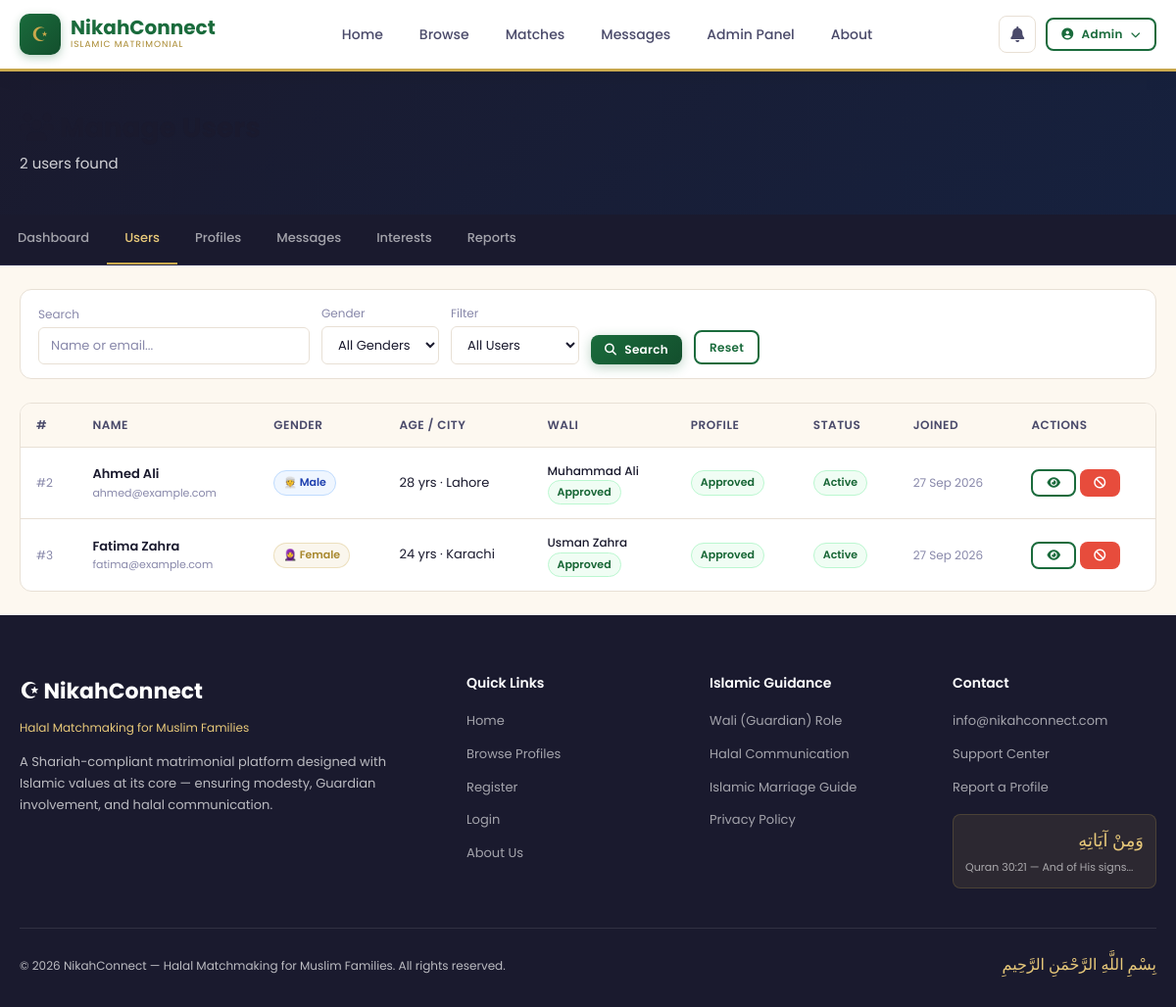
The page /admin/users.php (signed in) on the database its author committed.
### tables this page shows
CREATE TABLE IF NOT EXISTS users (
    id INT AUTO_INCREMENT PRIMARY KEY,
    full_name VARCHAR(100) NOT NULL,
    email VARCHAR(150) UNIQUE NOT NULL,
    password VARCHAR(255) NOT NULL,
    gender ENUM('male', 'female') NOT NULL,
    role ENUM('user', 'wali', 'parent', 'admin') DEFAULT 'user',
     
    child_id INT NULL,
    guardian_relation VARCHAR(50) NULL,
    is_verified TINYINT(1) DEFAULT 0,
    is_active TINYINT(1) DEFAULT 1,
    profile_complete TINYINT(1) DEFAULT 0,
    created_at TIMESTAMP DEFAULT CURRENT_TIMESTAMP,
    updated_at TIMESTAMP DEFAULT CURRENT_TIMESTAMP ON UPDATE CURRENT_TIMESTAMP
);

CREATE TABLE IF NOT EXISTS profiles (
    id INT AUTO_INCREMENT PRIMARY KEY,
    user_id INT UNIQUE NOT NULL,
    age INT,
    date_of_birth DATE,
    city VARCHAR(100),
    country VARCHAR(100) DEFAULT 'Pakistan',
    marital_status ENUM('never_married', 'divorced', 'widowed') DEFAULT 'never_married',
    education VARCHAR(150),
    occupation VARCHAR(150),
    monthly_income VARCHAR(100),
    height VARCHAR(20),
    complexion VARCHAR(50),
    sect VARCHAR(100),
    religiosity ENUM('practicing', 'moderate', 'learning') DEFAULT 'moderate',
    prayers_per_day ENUM('5_times', '3_times', '1_time', 'occasionally') DEFAULT '5_times',
    hijab_niqab VARCHAR(50),
    beard VARCHAR(50),
    languages VARCHAR(200),
    family_type ENUM('joint', 'nuclear') DEFAULT 'nuclear',
    about_me TEXT,
    about_family TEXT,
    photo VARCHAR(255),
    wali_approved TINYINT(1) DEFAULT 0,
    created_at TIMESTAMP DEFAULT CURRENT_TIMESTAMP,
    updated_at TIMESTAMP DEFAULT CURRENT_TIMESTAMP ON UPDATE CURRENT_TIMESTAMP,
    FOREIGN KEY (user_id) REFERENCES users(id) ON DELETE CASCADE
);

CREATE TABLE IF NOT EXISTS walis (
    id INT AUTO_INCREMENT PRIMARY KEY,
    user_id INT NOT NULL,
    wali_name VARCHAR(100) NOT NULL,
    wali_relation VARCHAR(50) NOT NULL,
    wali_phone VARCHAR(20),
    wali_email VARCHAR(150),
    wali_consent TINYINT(1) DEFAULT 0,
    consent_date TIMESTAMP NULL,
    notes TEXT,
    created_at TIMESTAMP DEFAULT CURRENT_TIMESTAMP,
    FOREIGN KEY (user_id) REFERENCES users(id) ON DELETE CASCADE
);

### includes/db.php (called while the page is built, shortened)
<?php
class Database {
    private static $instance = null;
    public $conn;
    private function __construct() {
        $this->conn = new mysqli(DB_HOST, DB_USER, DB_PASS, DB_NAME);
        $this->conn->set_charset('utf8mb4');
    }
    public static function getInstance() {
        if (!self::$instance) {
            self::$instance = new Database();
        }
        return self::$instance;
    }
    public function query($sql, $params = [], $types = '') {
        if (empty($params)) {
            return $this->conn->query($sql);
        }
        $stmt = $this->conn->prepare($sql);
        if (!empty($params)) {
            if (empty($types)) {
                $types = str_repeat('s', count($params));
            }
            $stmt->bind_param($types, ...$params);
        }
        $stmt->execute();
        return $stmt->get_result();
    }
    public function fetchOne($sql, $params = [], $types = '') {
        $result = $this->query($sql, $params, $types);
        if ($result && $result->num_rows > 0) {
            return $result->fetch_assoc();
        }
        return null;
    }
    public function fetchAll($sql, $params = [], $types = '') {
        $result = $this->query($sql, $params, $types);
        $rows = [];
        if ($result) {
            while ($row = $result->fetch_assoc()) {
                $rows[] = $row;
            }
        }
        return $rows;
    }
}
function db() {
    return Database::getInstance();
}
function isLoggedIn() {
    return isset($_SESSION['user_id']);
}
function currentUser() {
    return db()->fetchOne("SELECT * FROM users WHERE id = ?", [$_SESSION['user_id']]);
}

### admin/users.php (the view, shortened to what this page needs)
<?php
require_once '../includes/db.php';
$search = trim($_GET['search'] ?? '');
$where = ["u.role = 'user'"];
$params = [];
$users = db()->fetchAll(
    "SELECT u.*, p.age, p.city, p.wali_approved, w.wali_name, w.wali_consent
     FROM users u
     LEFT JOIN profiles p ON u.id = p.user_id
     LEFT JOIN walis w ON u.id = w.user_id
     WHERE " . implode(' AND ', $where) . " ORDER BY u.created_at DESC",
    $params
);
require_once '../includes/header.php';
?>
<div class="page-header" style="background:linear-gradient(135deg,#1a1a2e,#16213e)">
    <div class="container">
        <h1><i class="fas fa-users"></i> Manage Users</h1>
        <p><?=count($users)?> users found</p>
    </div>
</div>
<div style="background:#1a1a2e;padding:0;border-bottom:1px solid #2a2a4a">
    <div class="container" style="display:flex;align-items:center;gap:0">
        <?php $adminNav=[['index.php','Dashboard'],['users.php','Users'],['profiles.php','Profiles'],['messages.php','Messages'],['interests.php','Interests'],['reports.php','Reports']];
        $curr=basename($_SERVER['PHP_SELF']);
        foreach($adminNav as $n): ?>
        <a href="<?=SITE_URL?>/admin/<?=$n[0]?>" style="padding:14px 18px;color:<?=$curr===$n[0]?'var(--gold-light)':'rgba(255,255,255,0.6)'?>;font-size:13px;font-weight:500;text-decoration:none;border-bottom:2px solid <?=$curr===$n[0]?'var(--gold)':'transparent'?>">
            <?=$n[1]?>
        </a>
        <?php endforeach; ?>
    </div>
</div>
<div class="container" style="padding:24px 20px">
    <div class="card mb-3">
        <div class="card-body" style="padding:14px 18px">
            <form method="GET" style="display:flex;gap:12px;align-items:flex-end;flex-wrap:wrap">
                <div>
                    <label style="font-size:12px;color:var(--text-light);display:block;margin-bottom:4px">Search</label>
                    <input type="text" name="search" value="<?=htmlspecialchars($search)?>" placeholder="Name or email..." style="padding:8px 12px;border:1.5px solid var(--border);border-radius:6px;font-size:13px;font-family:inherit">
                </div>
                <div>
                    <label style="font-size:12px;color:var(--text-light);display:block;margin-bottom:4px">Gender</label>
                    <select name="gender" style="padding:8px 12px;border:1.5px solid var(--border);border-radius:6px;font-size:13px;font-family:inherit">
                        <option value="">All Genders</option>
                    </select>
                </div>
                <div>
                    <label style="font-size:12px;color:var(--text-light);display:block;margin-bottom:4px">Filter</label>
                    <select name="filter" style="padding:8px 12px;border:1.5px solid var(--border);border-radius:6px;font-size:13px;font-family:inherit">
                        <option value="">All Users</option>
                    </select>
                </div>
                <button type="submit" class="btn btn-primary btn-sm"><i class="fas fa-search"></i> Search</button>
                <a href="users.php" class="btn btn-outline btn-sm">Reset</a>
            </form>
        </div>
    </div>
    <div class="card">
        <div class="table-wrap">
            <table>
                <thead>
                    <tr>
                        <th>#</th>
                        <th>Name</th>
                        <th>Gender</th>
                        <th>Age / City</th>
                        <th>Wali</th>
                        <th>Profile</th>
                        <th>Status</th>
                        <th>Joined</th>
                        <th>Actions</th>
                    </tr>
                </thead>
                <tbody>
                    <?php if(empty($users)): ?>
                    <tr><td colspan="9" style="text-align:center;padding:30px;color:var(--text-light)">No users found</td></tr>
                    <?php else: ?>
                    <?php foreach($users as $u): ?>
                    <tr>
                        <td style="color:var(--text-light);font-size:12px">#<?=$u['id']?></td>
                        <td>
                            <div style="font-size:13px;font-weight:600"><?=htmlspecialchars($u['full_name'])?></div>
                            <div style="font-size:11px;color:var(--text-light)"><?=htmlspecialchars($u['email'])?></div>
                        </td>
                        <td><span class="badge badge-<?=$u['gender']==='male'?'info':'gold'?>"><?=$u['gender']==='male'?'👳':'🧕'?> <?=ucfirst($u['gender'])?></span></td>
                        <td style="font-size:13px"><?=($u['age']??'?').' yrs · '.htmlspecialchars($u['city']??'N/A')?></td>
                        <td>
                            <?php if($u['wali_name']): ?>
                            <div style="font-size:12px;font-weight:500"><?=htmlspecialchars($u['wali_name'])?></div>
                            <span class="badge badge-<?=$u['wali_consent']?'success':'warning'?>"><?=$u['wali_consent']?'Approved':'Pending'?></span>
                            <?php else: ?>
                            <span class="badge badge-danger">No Wali</span>
                            <?php endif; ?>
                        </td>
                        <td>
                            <span class="badge badge-<?=$u['wali_approved']?'success':'warning'?>">
                                <?=$u['wali_approved']?'Approved':'Pending'?>
                            </span>
                        </td>
                        <td>
                            <span class="badge badge-<?=$u['is_active']?'success':'danger'?>">
                                <?=$u['is_active']?'Active':'Inactive'?>
                            </span>
                        </td>
                        <td style="font-size:12px;color:var(--text-light)"><?=date('d M Y',strtotime($u['created_at']))?></td>
                        <td>
                            <div style="display:flex;gap:4px">
                                <a href="<?=SITE_URL?>/view-profile.php?id=<?=$u['id']?>" class="btn btn-outline btn-sm" title="View Profile"><i class="fas fa-eye"></i></a>
                                <a href="?toggle=<?=$u['id']?>&active=<?=$u['is_active']?>" class="btn btn-<?=$u['is_active']?'danger':'primary'?> btn-sm" title="<?=$u['is_active']?'Deactivate':'Activate'?>" onclick="return confirm('Are you sure?')">
                                    <i class="fas fa-<?=$u['is_active']?'ban':'check'?>"></i>
                                </a>
                            </div>
                        </td>
                    </tr>
                    <?php endforeach; ?>
                    <?php endif; ?>
                </tbody>
            </table>
        </div>
    </div>
</div>
<?php require_once '../includes/footer.php'; ?>

### includes/header.php (shortened to what this page needs)
<?php
require_once __DIR__ . '/db.php';
$user = isLoggedIn() ? currentUser() : null;
$currentPage = basename($_SERVER['PHP_SELF']);
?>
<!DOCTYPE html>
<html lang="en">
<head>
    <link rel="stylesheet" href="<?= SITE_URL ?>/assets/css/style.css">
    <link rel="stylesheet" href="https://cdnjs.cloudflare.com/ajax/libs/font-awesome/6.4.0/css/all.min.css">
</head>
<body>
<nav class="navbar">
    <div class="nav-container">
        <a href="<?= SITE_URL ?>/index.php" class="nav-logo">
            <div class="nav-logo-icon">☪</div>
            <div class="nav-logo-text">
                <span class="site-name">NikahConnect</span>
                <span class="tagline">Islamic Matrimonial</span>
            </div>
        </a>
        <div class="nav-links">
            <a href="<?= SITE_URL ?>/index.php" class="<?= $currentPage=='index.php'?'active':'' ?>">Home</a>
            <?php if($user && $user['role']==='parent'): ?>
            <a href="<?= SITE_URL ?>/guardian.php" class="<?= $currentPage=='guardian.php'?'active':'' ?>">Guardian Panel</a>
            <?php else: ?>
            <a href="<?= SITE_URL ?>/profiles.php" class="<?= $currentPage=='profiles.php'?'active':'' ?>">Browse</a>
            <?php if($user): ?>
            <a href="<?= SITE_URL ?>/matches.php" class="<?= $currentPage=='matches.php'?'active':'' ?>">Matches</a>
            <a href="<?= SITE_URL ?>/messages.php" class="<?= $currentPage=='messages.php'?'active':'' ?>">Messages</a>
            <?php if($user['role']==='admin'): ?>
            <a href="<?= SITE_URL ?>/admin/index.php" class="text-gold">Admin Panel</a>
            <?php endif; ?>
            <?php endif; ?>
            <?php endif; ?>
            <a href="<?= SITE_URL ?>/about.php">About</a>
        </div>
        <div class="nav-actions">
            <?php if($user): ?>
            <a href="<?= SITE_URL ?>/notifications.php" class="notif-btn" title="Notifications">
                <i class="fas fa-bell"></i>
            </a>
            <div style="position:relative">
                <button onclick="toggleUserMenu()" class="btn btn-outline btn-sm" style="gap:8px">
                    <i class="fas fa-user-circle"></i>
                    <?= htmlspecialchars(explode(' ', $user['full_name'])[0]) ?>
                    <i class="fas fa-chevron-down" style="font-size:10px"></i>
                </button>
            </div>
            <?php else: ?>
            <a href="<?= SITE_URL ?>/login.php" class="btn btn-outline btn-sm">Login</a>
            <a href="<?= SITE_URL ?>/register.php" class="btn btn-primary btn-sm">Join Free</a>
            <?php endif; ?>
        </div>
    </div>
</nav>

### rows shown on the page
users: full_name "Admin"
users: id "2", full_name "Ahmed Ali", email "ahmed@example.com", gender "Male", profiles.age "28", profiles.city "Lahore", walis.wali_name "Muhammad Ali", is_active "Active", created_at "27 Sep 2026"
users: id "3", full_name "Fatima Zahra", email "fatima@example.com", gender "Female", profiles.age "24", profiles.city "Karachi", walis.wali_name "Usman Zahra", is_active "Active", created_at "27 Sep 2026"

### other values the page prints
count($users) "2"
$n[1] "Dashboard"
$n[1] "Users"
$n[1] "Profiles"
$n[1] "Messages"
$n[1] "Interests"
$n[1] "Reports"
SITE_EMAIL "info@nikahconnect.com"
SITE_NAME "NikahConnect"
